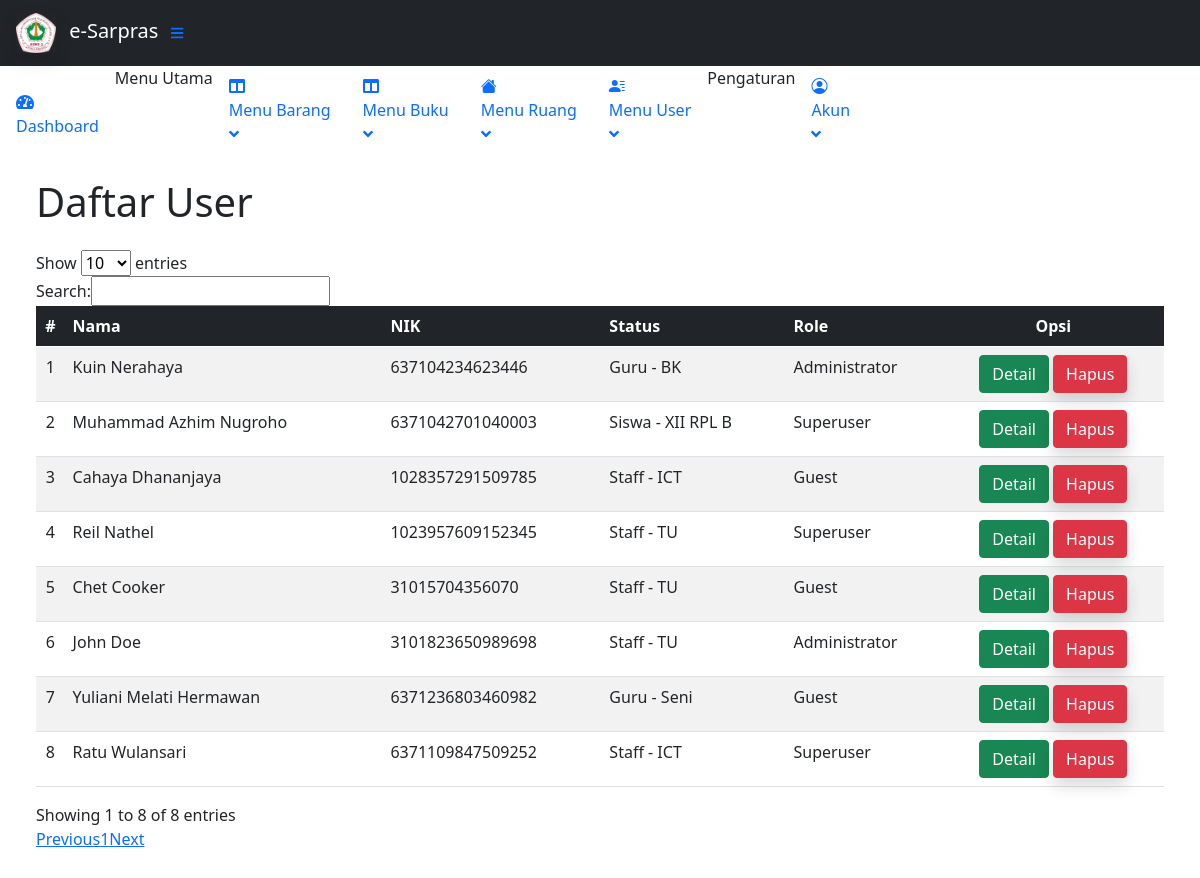
The page /contents/Barang/index.php?page=Userlist on the database as committed earlier.
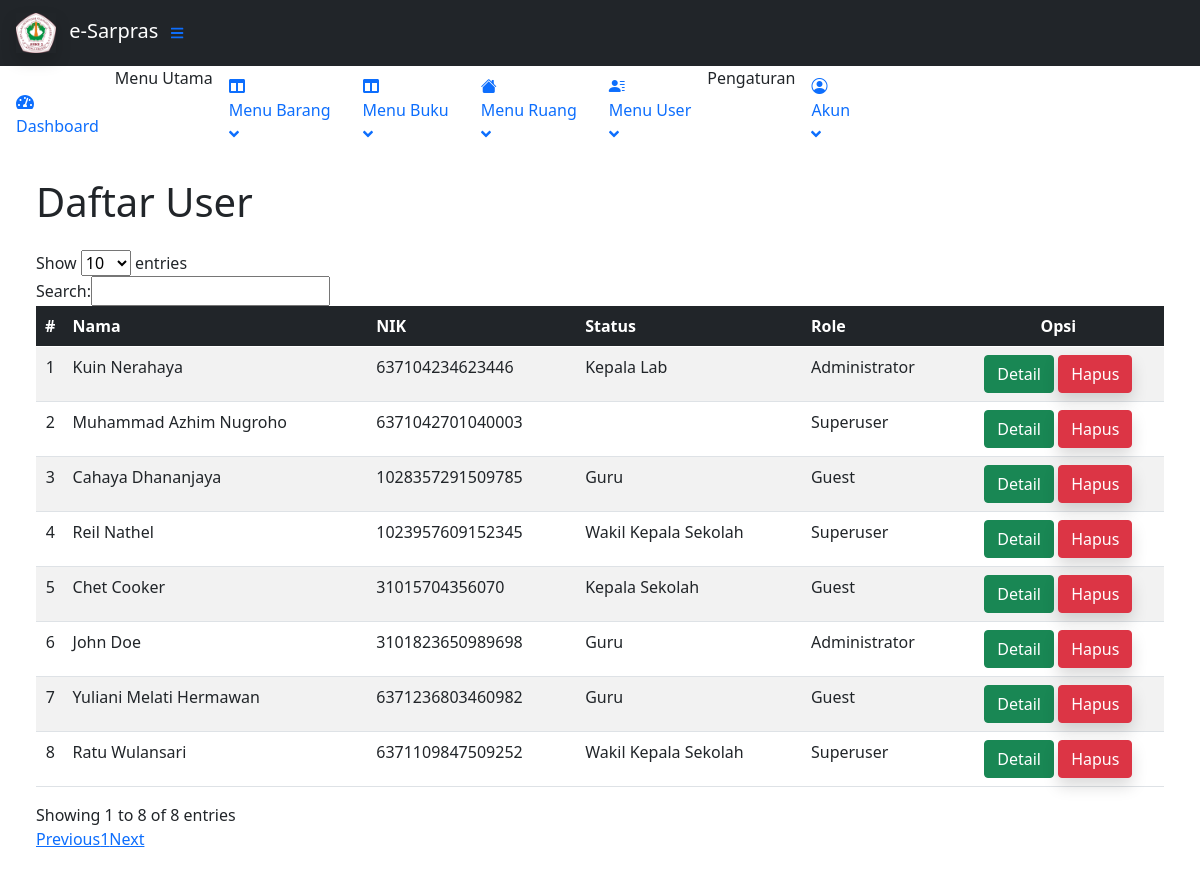
The same page on the database as committed later.
### tables this page shows
CREATE TABLE `tuser` (
  `idUser` int(11) NOT NULL,
  `username` varchar(30) NOT NULL,
  `password` varchar(255) NOT NULL,
  `role` enum('Superuser','Administrator','Guest') NOT NULL,
  `nik` varchar(16) DEFAULT NULL,
  `nama` varchar(30) NOT NULL,
  `fotoProfil` varchar(255) DEFAULT 'person-fill.svg',
  `gender` enum('Laki-laki','Perempuan') NOT NULL,
  `agama` enum('Budha','Hindu','Islam','Katholik','Kristen') NOT NULL,
  `telpon` varchar(13) DEFAULT NULL,
  `email` varchar(30) DEFAULT NULL,
  `tanggalLahir` date DEFAULT NULL,
  `alamat` varchar(50) DEFAULT NULL,
  `status` enum('Kepala Sekolah','Wakil Kepala Sekolah','Kepala Lab','Guru') DEFAULT NULL,
  `isDeleted` tinyint(1) NOT NULL DEFAULT '0'
);

### config/userfunctions.php (called while the page is built, shortened)
<?php
	include 'connect.php';
	function query($query) {
		global $db;
		$result = mysqli_query($db, $query);
		$rows = [];
		while( $row = mysqli_fetch_assoc($result) ) {
			$rows[] = $row;
		}
		return $rows;
	}
 ?>

### contents/User/tableuser.php (the view)
<?php
    require 'config/userfunctions.php';
    $users = query('SELECT * FROM tuser WHERE isDeleted = 0');
 ?>
<main>
    <div class="container-fluid px-4">
        <h1 class="mt-4 mb-4">Daftar User</h1>
        <div class="mb-5">
            <table id="example" class="display nowrap table-striped table" style="width:100%">
                <thead class="table-dark">
                    <tr>
                        <th class="text-center">#</th>
                        <th>Nama</th>
                        <th>NIK</th>
                        <th>Status</th>
                        <th>Role</th>
                        <th class="text-center">Opsi</th>
                    </tr>
                </thead>
                <tbody class="">
                    <?php $count = 1; ?>
                    <?php foreach($users as $user) : ?>
                		<tr>
                			<td class="text-center"><?= $count; ?></td>
                			<td><?= $user['nama']; ?></td>
                            <td><?= $user['nik']; ?></td>
                			<td><?= $user['status']; ?></td>
                            <td><?= $user['role']; ?></td>
                			<td class="text-center">
                				<a href="index.php?page=UserDetail&id=<?= $user['idUser']; ?>" class="btn btn-success">Detail</a>
                                <a href="index.php?page=Userdelete&id=<?= $user['idUser']; ?>" class="btn btn-danger shadow" onclick="return confirm('apakah yakin akan dihapus?')">Hapus</a>
                			</td>
                		</tr>
                        <?php $count++ ?>
                    <?php endforeach; ?>
                </tbody>
            </table>
        </div>
    </div>
</main>

### contents/Barang/index.php (shortened to what this page needs)
<!DOCTYPE html>
<html lang="en">
    <head>
        <link rel="stylesheet" href="https://cdn.jsdelivr.net/npm/bootstrap-icons@1.5.0/font/bootstrap-icons.css">
        <link href="Assets/css/indexstyles.css" rel="stylesheet" />
        <link rel="stylesheet" href="Assets/css/index.css">
        <link rel="stylesheet" type="text/css" href="https://cdnjs.cloudflare.com/ajax/libs/twitter-bootstrap/5.0.1/css/bootstrap.min.css"/>
        <link rel="stylesheet" type="text/css" href="https://cdn.datatables.net/v/bs5/dt-1.11.2/r-2.2.9/datatables.min.css"/>
    </head>
    <body>
        <?php include 'Assets/templates/navbar.php' ?>
        <div class="container-fluid">
            <?php
                if( isset($_GET['page']) ) {
                    $page = $_GET['page'];
                    switch ($page) {
                        case 'Userlist':
                            include 'contents/User/tableuser.php';
                            break;
                    }
                }else {
                    include 'contents/dashboard.php';
                }
             ?>
                </div>
            </div>
    </body>
</html>

### Assets/templates/navbar.php (shortened to what this page needs)
<nav class="sb-topnav navbar navbar-expand navbar-dark bg-dark ps-3">
        <a class="navbar-brand me-1" href="./">
            <img src="Assets/img/logosmkn2.png" alt="" class="img img-responsive shadow me-2" width="40">
            e-Sarpras
        </a>
        <button class="btn btn-link btn-sm order-1 order-lg-0 me-4" id="sidebarToggle" href="#!"><i class="fas fa-bars"></i></button>
    </nav>
    <div id="layoutSidenav">
        <div id="layoutSidenav_nav">
            <nav class="sb-sidenav accordion sb-sidenav-dark" id="sidenavAccordion">
                <div class="sb-sidenav-menu">
                        <div class="nav">
                            <a class="nav-link mt-3" href="./">
                                <div class="sb-nav-link-icon"><i class="fas fa-tachometer-alt"></i></div>
                                Dashboard
                            </a>
                            <div class="sb-sidenav-menu-heading">Menu Utama</div>
                            <a class="nav-link collapsed" href="#" data-bs-toggle="collapse" data-bs-target="#collapseBarang" aria-expanded="false" aria-controls="collapseBarang">
                                <div class="sb-nav-link-icon"><i class="fas fa-columns"></i></div>
                                Menu Barang
                                <div class="sb-sidenav-collapse-arrow"><i class="fas fa-angle-down"></i></div>
                            </a>
                            <a class="nav-link collapsed" href="#" data-bs-toggle="collapse" data-bs-target="#collapseBuku" aria-expanded="false" aria-controls="collapseBuku">
                                <div class="sb-nav-link-icon"><i class="fas fa-columns"></i></div>
                                Menu Buku
                                <div class="sb-sidenav-collapse-arrow"><i class="fas fa-angle-down"></i></div>
                            </a>
                            <a class="nav-link collapsed" href="#" data-bs-toggle="collapse" data-bs-target="#collapseLayouts" aria-expanded="false" aria-controls="collapseLayouts">
                                <div class="sb-nav-link-icon"><i class="bi bi-house-fill"></i></div>
                                Menu Ruang
                                <div class="sb-sidenav-collapse-arrow"><i class="fas fa-angle-down"></i></div>
                            </a>
                            <a class="nav-link collapsed <?= eclAdminGuest; ?>" href="#" data-bs-toggle="collapse" data-bs-target="#collapseUser" aria-expanded="false" aria-controls="collapseUser">
                                <div class="sb-nav-link-icon"><i class="bi bi-person-lines-fill"></i></div>
                                Menu User
                                <div class="sb-sidenav-collapse-arrow"><i class="fas fa-angle-down"></i></div>
                            </a>
                            <div class="sb-sidenav-menu-heading">Pengaturan</div>
                            <a class="nav-link collapsed" href="#" data-bs-toggle="collapse" data-bs-target="#collapseAkun" aria-expanded="false" aria-controls="collapseAkun">
                                <div class="sb-nav-link-icon"><i class="bi bi-person-circle"></i></div>
                                Akun
                                <div class="sb-sidenav-collapse-arrow"><i class="fas fa-angle-down"></i></div>
                            </a>
                        </div>
                    </div>
            </nav>
        </div>

Rows that differ between the two databases and show on the page:
changed tuser "Kuin Nerahaya": status "Guru - BK" → "Kepala Lab"
changed tuser "Muhammad Azhim Nugroho": status "Siswa - XII RPL B" → (not shown)
changed tuser "Cahaya Dhananjaya": status "Staff - ICT" → "Guru"
changed tuser "Reil Nathel": status "Staff - TU" → "Wakil Kepala Sekolah"
changed tuser "Chet Cooker": status "Staff - TU" → "Kepala Sekolah"
changed tuser "John Doe": status "Staff - TU" → "Guru"
changed tuser "Yuliani Melati Hermawan": status "Guru - Seni" → "Guru"
changed tuser "Ratu Wulansari": status "Staff - ICT" → "Wakil Kepala Sekolah"
